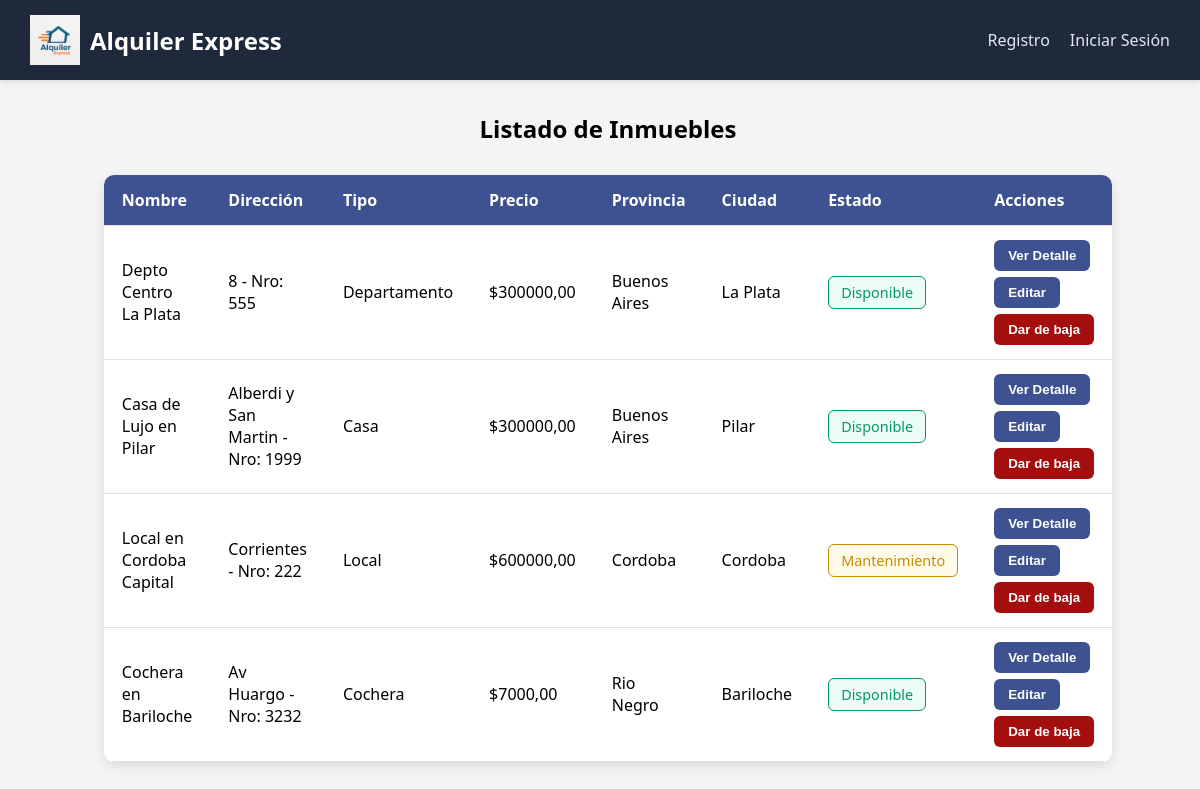
The app's page /inmuebles/listaInmueblesAdmin/ with its own data.
### gestion_inmuebles/models.py (models this page shows, shortened)
class Inmueble(models.Model):
    activo = models.BooleanField(default=True)
    tipo = models.CharField(default='-', max_length=20, editable=False)
    nombre = models.CharField(max_length=100, unique=True)
    calle = models.CharField(max_length=100, default="-")
    numero = models.PositiveIntegerField(default=0)
    provincia = models.CharField(max_length=100)
    ciudad = models.CharField(max_length=100)
    descripcion = models.TextField(blank=True)
    politica_cancelacion = models.TextField(blank=True)
    estado = models.CharField(default='Disponible', choices=ESTADO_CHOICES)
    precio = models.DecimalField(max_digits=10, decimal_places=2)
    imagen = models.ImageField(upload_to='inmuebles/', blank=True, null=True)
    superficie = models.PositiveIntegerField(default=0)

### gestion_inmuebles/views.py (the view)
# urls.py: path('listaInmueblesAdmin/', views.listar_inmuebles_admin, name='listado_inmuebles_admin'),
def listar_inmuebles_admin(request):
    inmuebles = Inmueble.objects.all()
    return render(request, 'gestion_inmuebles/listaInmueblesAdmin.html', {'inmuebles': inmuebles})

### templates/gestion_inmuebles/listaInmueblesAdmin.html (shortened to what this page needs)
{% extends 'base.html' %}
{% load static %}
{% block content %}
<h2 style="text-align: center; margin-bottom: 30px;">Listado de Inmuebles</h2>
<table>
  <thead>
    <tr>
      <th>Nombre</th>
      <th>Dirección</th>
      <th>Tipo</th>
      <th>Precio</th>
      <th>Provincia</th>
      <th>Ciudad</th>
      <th>Estado</th>
      <th>Acciones</th>
    </tr>
  </thead>
  <tbody>
    {% for inmueble in inmuebles %}
    <tr>
      <td>{{ inmueble.nombre }}</td>
      <td>{{ inmueble.calle }} - Nro: {{ inmueble.numero }}</td>
      <td>{{ inmueble.tipo }}</td>
      <td>${{ inmueble.precio }}</em>
      <td>{{ inmueble.provincia }}</td>
      <td>{{ inmueble.ciudad }}</td>
      <td>
        {% if not inmueble.activo %}
          <span class="estado dado-de-baja">Dado de baja</span>
        {% elif inmueble.estado == "Disponible" %}
          <span class="estado disponible">{{ inmueble.estado }}</span>
        {% elif inmueble.estado == "Mantenimiento" %}
          <span class="estado mantenimiento">{{ inmueble.estado }}</span>
        {% else %}
          <span class="estado no-disponible">No disponible</span>
        {% endif %}
      </td>
      <td class="acciones">
        <a href="{% url 'inmueble_detalle' inmueble.id %}">
          <button class="btn btn-detalle">Ver Detalle</button>
        </a>
        <a href="{% url 'editar_inmueble' inmueble.id %}">
          <button class="btn btn-editar">
          {% if inmueble.activo %}
            Editar
          {% else %}
            Reestablecer
          {% endif %}
        </button>
</a>
        {% if inmueble.activo %}
        <a href="{% url 'baja_inmueble' inmueble.id %}">
          <button class="btn btn-baja">Dar de baja</button>
        </a>
        {% endif %}
      </td>
    </tr>
    {% empty %}
    <tr>
      <td colspan="8" style="text-align: center; padding: 20px;">No hay inmuebles registrados.</td>
    </tr>
    {% endfor %}
  </tbody>
</table>
{% endblock %}

### static/styles/base.css (style rules this page uses)
body { margin: 0; font-family: 'Segoe UI', sans-serif; background-color: #f4f4f4; }

### templates/gestion_inmuebles/listaInmueblesAdmin.html (style rules this page uses)
table { width: 80%; margin: auto; border-collapse: separate; border-spacing: 0; box-shadow: 0 4px 12px rgba(0, 0, 0, 0.1); border-radius: 10px; overflow: hidden; background-color: white; }
thead { background-color: #3e5190; color: white; }
th, td { padding: 14px 18px; text-align: left; border-bottom: 1px solid #e0e0e0; }
td.acciones { display: flex; flex-wrap: wrap; gap: 6px; }
.estado { padding: 6px 12px; border-radius: 6px; font-weight: 500; font-size: 0.9rem; display: inline-block; border: 1px solid transparent; }
.disponible { background-color: #ecfdf5; color: #059669; border-color: #059669; }
.mantenimiento { background-color: #fefce8; color: #ca8a04; border-color: #ca8a04; }
.btn { padding: 8px 14px; border-radius: 6px; border: none; cursor: pointer; font-weight: bold; transition: background-color 0.2s ease; }
.btn-detalle, .btn-editar { background-color: #3e5190; color: white; }
.btn-baja { background-color: rgb(165, 14, 14); color: white; min-width: 100px; }

### records on screen
Inmueble: nombre "Depto Centro La Plata", calle "8", numero "555", tipo "Departamento", precio "300000,00", provincia "Buenos Aires", ciudad "La Plata", estado "Disponible", activo "Editar"
Inmueble: nombre "Casa de Lujo en Pilar", calle "Alberdi y San Martin", numero "1999", tipo "Casa", precio "300000,00", provincia "Buenos Aires", ciudad "Pilar", estado "Disponible", activo "Editar"
Inmueble: nombre "Local en Cordoba Capital", calle "Corrientes", numero "222", tipo "Local", precio "600000,00", provincia "Cordoba", ciudad "Cordoba", estado "Mantenimiento", activo "Editar"
Inmueble: nombre "Cochera en Bariloche", calle "Av Huargo", numero "3232", tipo "Cochera", precio "7000,00", provincia "Rio Negro", ciudad "Bariloche", estado "Disponible", activo "Editar"
